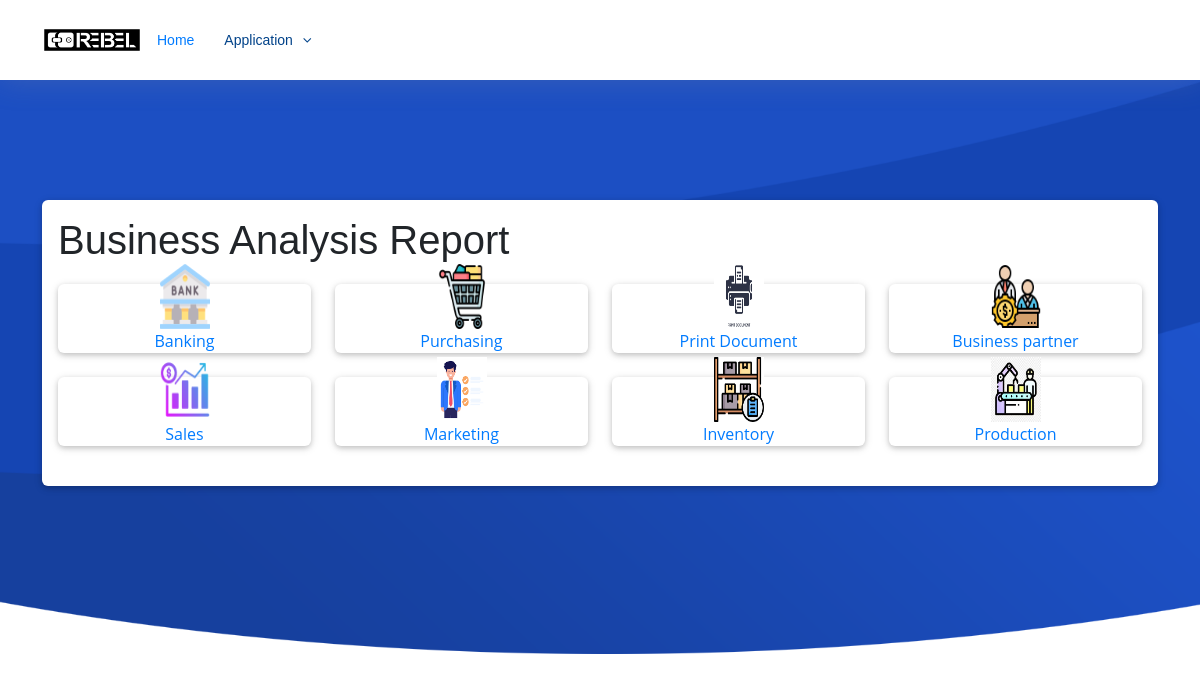
The page /report/ on the database its author committed.
### Report/models.py (models this page shows, shortened)
class Post(models.Model):
    title = models.CharField(max_length=200, unique=True)
    slug = models.SlugField(max_length=200, unique=True)
    author = models.ForeignKey(User, on_delete= models.CASCADE,related_name='blog_posts')
    updated_on = models.DateTimeField(auto_now= True)
    content = HTMLField() # Change This Line
    created_on = models.DateTimeField(auto_now_add=True)
    status = models.IntegerField(choices=STATUS, default=0)
    logo = models.ImageField(upload_to='reportlogo/', null=True, blank=True)
    class Meta:
        ordering = ['-created_on']

### Report/views.py (the view)
# urls.py: path('', views.post_list, name='post_list'),
def post_list(request):
    posts = Post.objects.filter(status=1).order_by('-created_on')
    return render(request, 'post_list.html', {'posts': posts})

### Report/templates/post_list.html
{% extends 'basereport.html' %}
{% load static %}
{% block content %}
<section class="section card mb-5">
    <div class="card-body">
        <div class="row">
      <h1>Business Analysis Report </h1>
            {% for post in posts %}
            <div class="col-xl-3 col-md-6 mb-xl-0 mb-4 pb-4">
        <div class="card card-cascade cascading-admin-card">
            <div class="admin-up text-center">
                {% if post.logo %}
                <img src="{{ post.logo.url }}" alt="{{ post.title }} Logo" width="50" height="65">
                {% endif %}
              <div class="data">
               <a href="{% url 'post_detail' post.slug %}">{{ post.title }}</a>
              </div>
            </div>
          </div>
        </div>
            {% empty %}
            <p>No posts available.</p>
            {% endfor %}
        </div>
</div>
</section>
{% endblock %}

### static/assets/css/style.css (style rules this page uses)
body { background: #fff; color: #444; font-family: "Open Sans", sans-serif; }
a { color: #007bff; transition: 0.5s; }
h1, h2, h3, h4, h5, h6 { font-family: "Montserrat", sans-serif; font-weight: 400; margin: 0 0 20px 0; padding: 0; }
section { overflow: hidden; }

### templates/basereport.html (style rules this page uses)
.cascading-admin-card .admin-up { margin-left: 4%; margin-right: 4%; margin-top: -1.25rem; }

### rows shown on the page
Post: logo (picture), title "Banking"
Post: logo (picture), title "Purchasing"
Post: logo (picture), title "Print Document"
Post: logo (picture), title "Business partner"
Post: logo (picture), title "Sales"
Post: logo (picture), title "Marketing"
Post: logo (picture), title "Inventory"
Post: logo (picture), title "Production"
